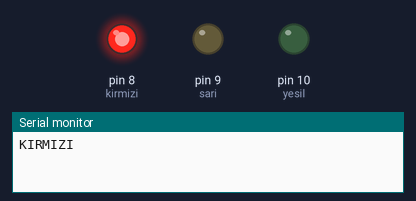
The sketch below on a simulated Arduino Uno, built with avr-gcc and run on an emulated ATmega328P. Parts: output pins drawn as LEDs (lit = HIGH), the last lines printed to the serial monitor.

Above: at 2.0 s.
At 5.5 s:
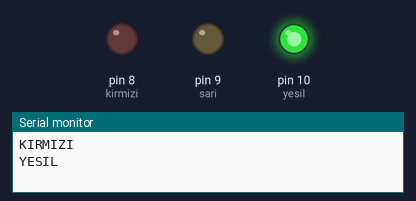
At 7.5 s:
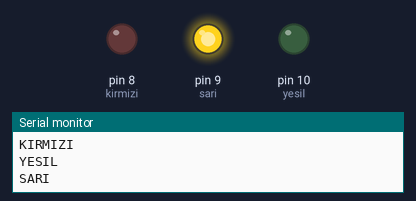
Timing chart, 0 to 10.4 s (numbered marks = the images above):
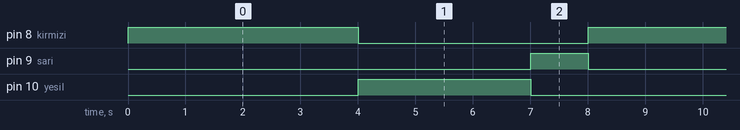

Measured:
- by itself, pin 8 (kirmizi): alternates HIGH for 4.0 s and LOW for 4.0 s
- by itself, pin 9 (sari): alternates HIGH for 1.0 s and LOW for 7.0 s
- by itself, pin 10 (yesil): alternates HIGH for 3.0 s and LOW for 5.0 s

The sketch:

ak0115_trafikLambasiYazsin.ino
```cpp
/*
  BU KOD NE YAPAR?
  Bu kod, ak0070'teki trafik lambasını (pin 8 kırmızı, 9 sarı, 10 yeşil) çalıştırır ve her renk
  yanarken Seri Monitör'e o rengin adını (KIRMIZI, YESIL, SARI) yazar.
*/

/*
  ak0115 — Trafik lambası rengini yazsın
  Ne öğreneceğiz: Bildiğimiz trafik lambasına, yanan rengi bilgisayara yazdırma
    katmanı eklemek
  Malzeme: Arduino Uno kartı, USB kablosu, kırmızı LED, sarı LED, yeşil LED,
    3 adet 220 ohm direnç, breadboard, 6 jumper kablo
  Devre: Kırmızı LED uzun bacak (+) -> pin 8, kısa bacak (-) -> 220 ohm direnç -> GND
         Sarı LED uzun bacak (+) -> pin 9, kısa bacak (-) -> 220 ohm direnç -> GND
         Yeşil LED uzun bacak (+) -> pin 10, kısa bacak (-) -> 220 ohm direnç -> GND

  Şimdilik kara kutu (sonra açacağız):
    void                    -> "fonksiyon" konusunda açılacak
    OUTPUT                  -> buton dersinde (ünite 2), INPUT ile birlikte açılacak
    Serial ve noktalı yazım -> "fonksiyon" konusunda açılacak
  Bunlara şimdilik dokunma, sırası gelince tek tek açacağız.

  kaynak: ak0070_trafikLambasi/ak0070_trafikLambasi.ino
          ..\arsiv\kabaMüfredat.docx, 030. madde
*/

// --- KAVRAM ---
// Trafik lambasının bildiğimiz koduna, yanan rengi yazan Serial.println satırları ekliyoruz
// Her renk yazısı, o rengin LED durumları ayarlandıktan hemen sonra gönderilir
// Seri Monitör 9600 hızında açılır; LED ile ekrandaki renk adı aynı anda değişir
const int kirmizi = 8;
const int sari = 9;
const int yesil = 10;

void setup() {
  pinMode(kirmizi, OUTPUT);
  pinMode(sari, OUTPUT);
  pinMode(yesil, OUTPUT);
  Serial.begin(9600);
}

void loop() {
  // Dur: kırmızı yanar, diğer iki LED söner
  digitalWrite(kirmizi, HIGH);
  digitalWrite(sari, LOW);
  digitalWrite(yesil, LOW);
  Serial.println("KIRMIZI");
  delay(4000);

  // Geç: yeşil yanar, diğer iki LED söner
  digitalWrite(kirmizi, LOW);
  digitalWrite(sari, LOW);
  digitalWrite(yesil, HIGH);
  Serial.println("YESIL");
  delay(3000);

  // Hazırlan: sarı yanar, diğer iki LED söner
  digitalWrite(kirmizi, LOW);
  digitalWrite(sari, HIGH);
  digitalWrite(yesil, LOW);
  Serial.println("SARI");
  delay(1000);
}

// --- SEN YAP ---
// Sarı LED'in 1 saniye yerine 2 saniye yanmasını sağla.
// Seri Monitör'deki SARI yazısının da LED ile aynı anda göründüğünü gözlemle.

// --- MERAK KÖŞESİ ---
// void bu derste neyin önünde duruyor?
// setup listesi seri bağlantıyı hazırlıyor, loop listesi renkleri sırayla çalıştırıyor.
// void, bu iki listenin işini yapıp geriye bir sonuç vermeyeceğini söylüyor.
// void'un ayrıntıları "fonksiyon" konusunda açılacak.
```
